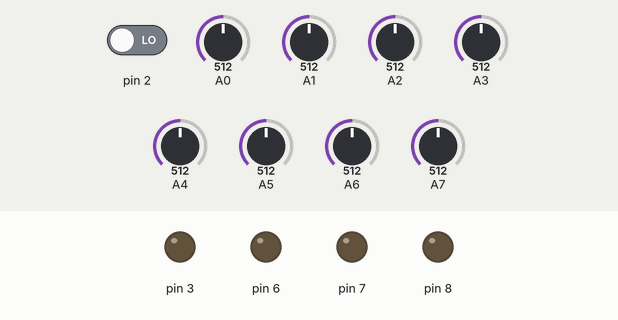
Bench run of a sketch on a simulated Arduino Nano, built with avr-gcc and run on an emulated ATmega328P. Shown: output pins drawn as LEDs (lit = HIGH). The test bench sets the inputs (shaded band); at power-on: A0 = 512, A2 = 512, A3 = 512, A4 = 512, pin 2 LOW, A1 = 512, A5 = 512, A6 = 512, A7 = 512. What the sketch prints to the serial monitor is not drawn.

Above: at 1.2 s.
1.3 s: A0 set to 853
2.8 s: A0 set to 878
At 3.5 s:
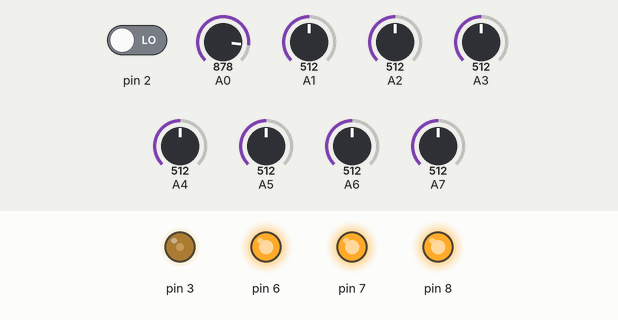
4.3 s: A2 set to 795
5.8 s: A2 set to 831
8.8 s: A3 set to 992
At 10.0 s:
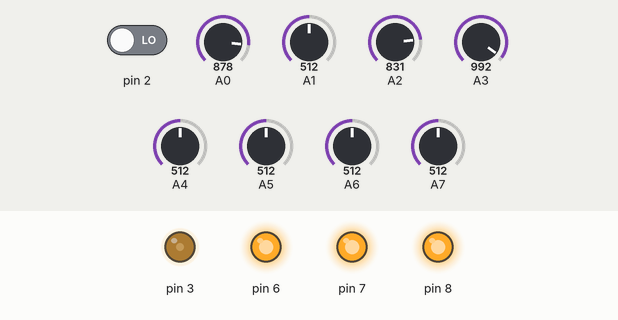
10.3 s: A4 set to 992
At 10.7 s:
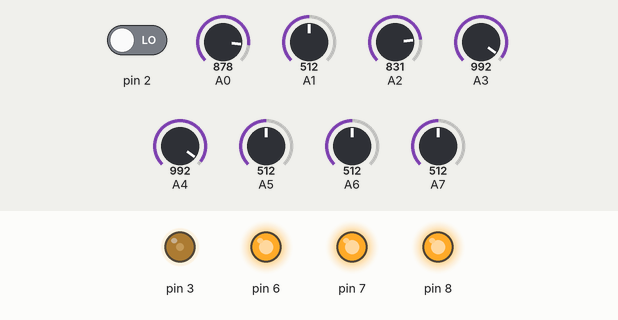
Timing chart, 0 to 13.1 s (numbered marks = the images above; inputs shaded):
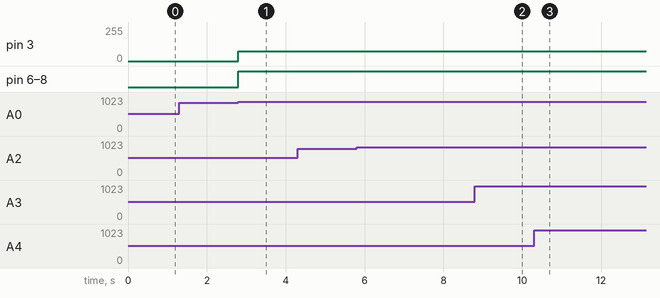

The sketch:

F1_Ver2.ino
```cpp
#include <Arduino.h>
#include <Wire.h>
#include <SoftwareSerial.h>
#include "kmotor.h"

kmotor _kmotor(true);

int cb1 = 825;
int cb2 = 812;
int cb3 = 796;
int cb4 = 871;
int cb5 = 853;
int cb6 = 825;
int cb7 = 794;
int cb0 = 864;

int M1_1 = 255;
int M2_1 = 250;
int a = 1;
int demencoder = 0;

void setup() {
  pinMode(A0, INPUT);
  pinMode(A1, INPUT);
  pinMode(A2, INPUT);
  pinMode(A3, INPUT);
  pinMode(A4, INPUT);
  pinMode(A7, INPUT);
  pinMode(A6, INPUT);
  pinMode(A5, INPUT);
  _kmotor.cauhinh();
  attachInterrupt (0,encoder,RISING);
  Serial.begin(9600);
}

void encoder(){
  if (digitalRead(4) == 1)
    demencoder++;
}

void dolinethang (){
  if (analogRead(A0) > cb0 && analogRead(A1) < cb1) {
    _kmotor.tien(0, (1 * M1_1));
    _kmotor.tien(1, (0.3 * M2_1));
  }
  if (analogRead(A0) > cb0 && analogRead(A1) > cb1) {
    _kmotor.tien(0, (1 * M1_1));
    _kmotor.tien(1, (0.4 * M2_1));
  }
  if (analogRead(A1) > cb1 && analogRead(A2) < cb2) {
    _kmotor.tien(0, (1 * M1_1));
    _kmotor.tien(1, (0.5 * M2_1));
  }
  if (analogRead(A1) > cb1 && analogRead(A2) > cb2) {
    _kmotor.tien(0, (1 * M1_1));
    _kmotor.tien(1, (0.6 * M2_1));
  }
  if (analogRead(A2) > cb2 && analogRead(A3) < cb3) {
    _kmotor.tien(0, (1 * M1_1));
    _kmotor.tien(1, (0.7 * M2_1));
  }
  if (analogRead(A2) > cb2 && analogRead(A3) > cb3) {
    _kmotor.tien(0, (1 * M1_1));
    _kmotor.tien(1, (0.8 * M2_1));
  }
  if (analogRead(A3) > cb3 && analogRead(A4) < cb4) {
    _kmotor.tien(0, (1 * M1_1));
    _kmotor.tien(1, (0.9 * M2_1));
  }
  if (analogRead(A3) > cb3 && analogRead(A4) > cb4) {
    _kmotor.tien(0, (1 * M1_1));
    _kmotor.tien(1, (1 * M2_1));
  }
  if (analogRead(A4) > cb4 && analogRead(A7) < cb7) {
    _kmotor.tien(0, (0.9 * M1_1));
    _kmotor.tien(1, (1 * M2_1));
  }
  if (analogRead(A4) > cb4 && analogRead(A7) > cb7) {
    _kmotor.tien(0, (0.8 * M1_1));
    _kmotor.tien(1, (1 * M2_1));
  }
  if (analogRead(A7) > cb7 && analogRead(A6) < cb6) {
    _kmotor.tien(0, (0.7 * M1_1));
    _kmotor.tien(1, (1 * M2_1));
  }
  if (analogRead(A7) > cb7 && analogRead(A6) > cb6) {
    _kmotor.tien(0, (0.6 * M1_1));
    _kmotor.tien(1, (1 * M2_1));
  }
  if (analogRead(A6) > cb6 && analogRead(A5) < cb5) {
    _kmotor.tien(0, (0.5 * M1_1));
    _kmotor.tien(1, (1 * M2_1));
  }
    if (analogRead(A5) > cb5 && analogRead(A6) > cb6) {
    _kmotor.tien(0, (0.4 * M1_1));
    _kmotor.tien(1, (1 * M2_1));
  }
      if (analogRead(A5) < cb5 && analogRead(A6) > cb6) {
    _kmotor.tien(0, (0.3 * M1_1));
    _kmotor.tien(1, (1 * M2_1));
  }
 }
 void dolinecong (){

 }
 void chaythang (){
    for (int i = 1; i <= 200; i += 10) {
      _kmotor.tien(0, i);
      _kmotor.tien(1, (i - i * 0.05));
      delay(20);
    }
}
int b;
void loop() {
      Serial.println (demencoder);
//      if (demencoder == 200){
//        demencoder = 0;
//      }
//
//    if (a == 1) {
//      chaythang ();
//      a = 2;
//    }
    if ((a == 1)&&(demencoder < 200)){
      dolinethang ();
      b = 3;
    }
        if ((b == 3)&&(demencoder == 200)){
        _kmotor.tien(0, 0);
      _kmotor.tien(1, 0);
      a = 4;
    }
}
```

Measured:
- the behaviour switches between 864 and 865 on A0 (found by bisection; images 0 and 1)
- after the input at 2.8 s, pin 3: 0/255 → 75/255 at once; pin 6–8: LOW → HIGH at once
- after the input at 8.8 s, pin 3: stays 75/255 (without the input it goes to 175/255 after 1.5 s)
- after the input at 10.3 s, pin 3: stays 75/255 (without the input it goes to 225/255 after 1.2 s)
